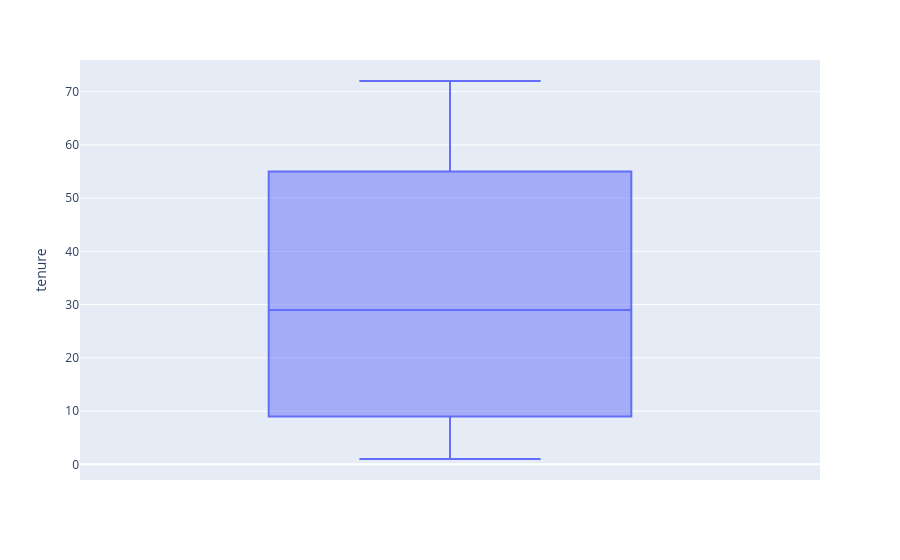

The cell this chart's notebook holds for it:
### Code cell
import plotly.express as px
px.box(num_telecom, y='tenure')

### Figure 1 — Plotly figure (JSON) as saved in the notebook; plotly's stock layout.template omitted (floating-point values rounded to 4 significant figures; data arrays with more than 128 entries replaced by an {"elided": "..."} marker saying what was removed)
{"data": [{"alignmentgroup": "True", "hovertemplate": "tenure=%{y}<extra></extra>", "legendgroup": "", "marker": {"color": "#636efa"}, "name": "", "notched": false, "offsetgroup": "", "orientation": "v", "showlegend": false, "type": "box", "x0": " ", "xaxis": "x", "y": {"elided": "7032 int values"}, "y0": " ", "yaxis": "y"}], "layout": {"boxmode": "group", "legend": {"tracegroupgap": 0}, "margin": {"t": 60}, "xaxis": {"anchor": "y", "domain": [0, 1]}, "yaxis": {"anchor": "x", "domain": [0, 1], "title": {"text": "tenure"}}}}
